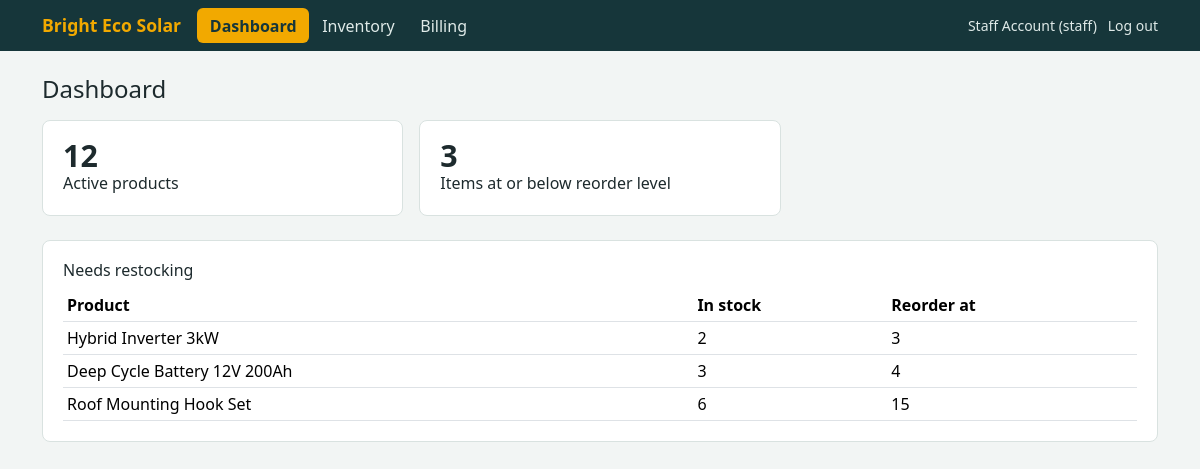
Screenshot of /index.php (signed in) with the database file from the repository.
### tables this page shows
CREATE TABLE products(id INT AUTO_INCREMENT PRIMARY KEY,name VARCHAR(150) NOT NULL,category_id INT NOT NULL,specs VARCHAR(255) DEFAULT '',price DECIMAL(12,2) NOT NULL,quantity INT NOT NULL DEFAULT 0,reorder_level INT NOT NULL DEFAULT 5,status TINYINT NOT NULL DEFAULT 1,FOREIGN KEY(category_id) REFERENCES categories(id));

### includes/auth.php (called while the page is built, shortened)
<?php
function h($s){ return htmlspecialchars((string)$s, ENT_QUOTES, 'UTF-8'); }

### index.php (the view, shortened to what this page needs)
<?php require 'includes/auth.php'; require_login(); $title='Dashboard';
$pdo=db(); $mgr=in_array(user()['role'],['admin','owner'],true);
$count=$pdo->query('SELECT COUNT(*) FROM products WHERE status=1')->fetchColumn();
$low=$pdo->query('SELECT name,quantity,reorder_level FROM products WHERE status=1 AND quantity<=reorder_level ORDER BY quantity')->fetchAll();
include 'includes/header.php'; ?>
<h1 class="h4 mb-3">Dashboard</h1>
<div class="row g-3 mb-4">
  <div class="col-sm-4"><div class="panel"><div class="big"><?= (int)$count ?></div>Active products</div></div>
  <div class="col-sm-4"><div class="panel"><div class="big"><?= count($low) ?></div>Items at or below reorder level</div></div>
</div>
<div class="panel"><h2 class="h6">Needs restocking</h2>
<?php if(!$low): ?><p class="mb-0 text-secondary">All products are above their reorder level.</p><?php else: ?>
<table class="table table-sm mb-0"><thead><tr><th>Product</th><th>In stock</th><th>Reorder at</th></tr></thead><tbody>
<?php foreach($low as $r): ?><tr><td><?= h($r['name']) ?></td><td><?= (int)$r['quantity'] ?></td><td><?= (int)$r['reorder_level'] ?></td></tr><?php endforeach; ?>
</tbody></table><?php endif; ?></div>
<?php include 'includes/footer.php'; ?>

### assets/style.css (style rules this page uses)
:root { --pine:#16363a;--sun:#f2a900;--paper:#f2f5f4;--ink:#1d2a2d }
body { background:var(--paper);color:var(--ink);font-family:"Public Sans",system-ui,sans-serif }
.panel { background:#fff;border:1px solid #d9e2e0;border-radius:8px;padding:1.25rem }
.big { font-size:1.9rem;font-weight:700;line-height:1 }

### rows the page displays
products: name "Hybrid Inverter 3kW", quantity "2", reorder_level "3"
products: name "Deep Cycle Battery 12V 200Ah", quantity "3", reorder_level "4"
products: name "Roof Mounting Hook Set", quantity "6", reorder_level "15"

### other values shown
$l "Dashboard Inventory Billing"
$u['name'] "Staff Account"
$u['role'] "staff"
$count "12"
count($low) "3"
